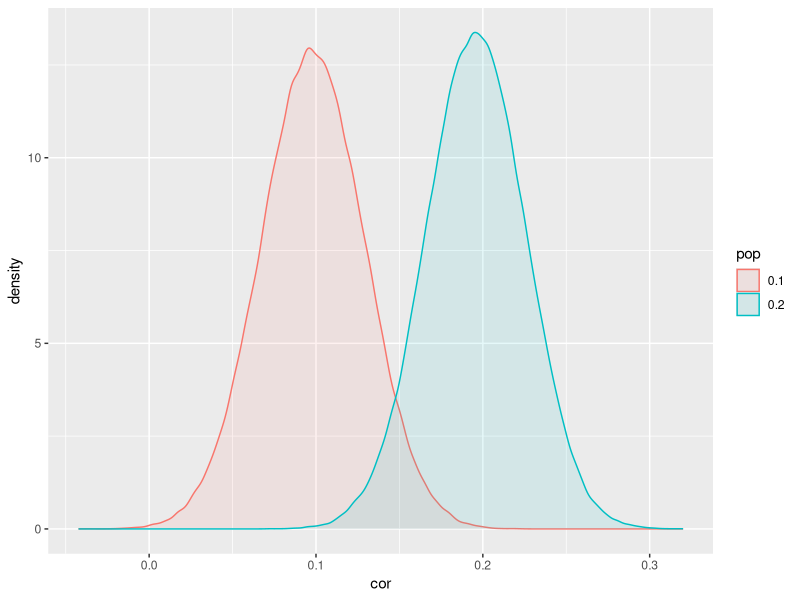

This chart was generated by the following R code:
## ---- chunk 1
n=1000; p=500

rho1 <- 0.1
rho2 <- 0.2

Sigma1 <- matrix(rho1, nrow = p, ncol = p)
Sigma2 <- matrix(rho2, nrow = p, ncol = p)
diag(Sigma1) <- diag(Sigma2) <- 1

library(MASS)
X1 <- mvrnorm(n, mu=rep_len(0, p), Sigma = Sigma1)
X2 <- mvrnorm(n, mu=rep_len(0, p), Sigma = Sigma2)
matCor1 <- cor(X1)
matCor2 <- cor(X2)

library(data.table)
DT <- data.table(cor=matCor1[!diag(p)], pop=rho1)
DT <- rbind(DT, data.frame(cor=matCor2[!diag(p)], pop=rho2))
DT$pop <- factor(DT$pop)

library(ggplot2)
ggplot(DT, aes(cor, color = pop, fill = pop)) + geom_density(alpha=0.1)
## ---- chunk 2
DT[,list("2.5%"=quantile(cor, probs = c(0.025)),
         "97.5%"=quantile(cor, probs = c(0.975))), by=pop]
